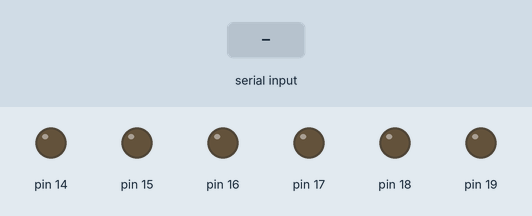
Bench run of a sketch on a simulated Arduino Uno, built with avr-gcc and run on an emulated ATmega328P. On the bench: output pins drawn as LEDs (lit = HIGH). The inputs (shaded band) are chosen by the test bench.

Above: at 1.2 s.
1.3 s: "a" received over Serial
At 2.3 s:
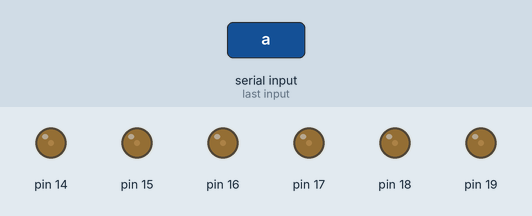
2.8 s: "c" received over Serial
At 4.0 s:
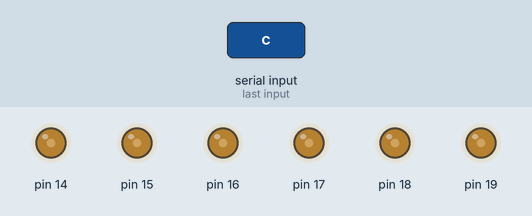
4.3 s: "1" received over Serial
At 5.2 s:
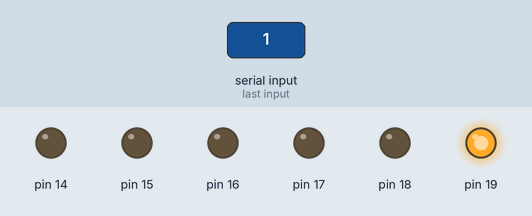
7.3 s: "b" received over Serial
At 7.7 s:
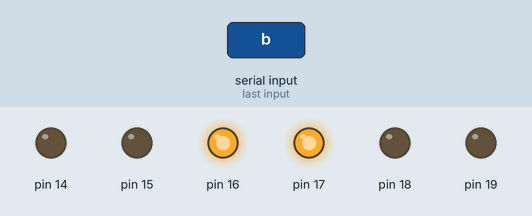
10.3 s: "d" received over Serial
At 11.7 s:
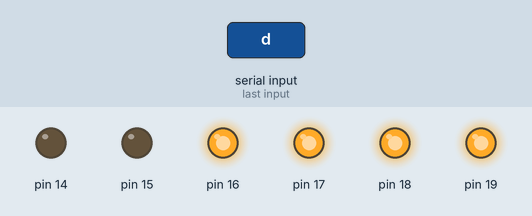
13.3 s: "2" received over Serial
Timing chart, 0 to 17.3 s (numbered marks = the images above; inputs shaded):
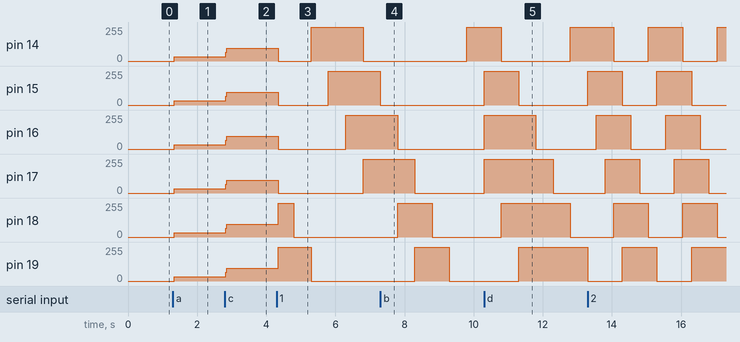

Measured:
- after the input at 1.3 s, pin 14–19: 0/255 → 32/255 at once
- after the input at 2.8 s, pin 14, pin 15, pin 17–19: 32/255 → 96/255 at once; pin 16: 32/255 → 95/255 at once
- after the input at 4.3 s, pin 14: 96/255 → 0/255 at once, → 255/255 0.96 s later, → 0/255 1.5 s later; pin 15: 96/255 → 0/255 at once, → 255/255 1.5 s later; pin 16: 95/255 → 0/255 at once, → 255/255 2.0 s later; pin 17: 96/255 → 0/255 at once, → 255/255 2.5 s later; pin 18: 96/255 → 255/255 at once, → 0/255 0.46 s later
- after the input at 7.3 s, pin 14: 0/255 → 255/255 after 2.5 s instead of 2.0 s; pin 15: goes on until 7.3 s, then stays 0/255
- after the input at 10.3 s, pin 19: 0/255 → 255/255 after 1.0 s instead of 2.0 s

The sketch:

Arduino_Programming.ino
```cpp
//------------------------------------------------------
// File name: Arduino_Programming
// YOUTUBE LINK: https://youtu.be/dHASlqc_Ezs
// Programmed by Gun-Hee Shin on Sep 2021
//------------------------------------------------------

//--------------------connect info-----------------
//   ATmega2560                 Peripheral Board
//      5V                             5V
//      GND                            GND
//      14                             LED1
//      15                             LED2
//      16                             LED3
//      17                             LED4
//      18                             LED5
//      19                             LED6
//      20                             LED7
//      21                             LED8
//-------------------------------------------------

//--------------------------------------------------------------abstract---------------------------------------------------------------
//The user changes the lighting method of the Peripheral Board according to the serial input of the variables "a, b, c, d, 1, 2, 3, 4".
//The variable "a, b, c, d" determines the number of LEDs to be lit, and the variable "1, 2, 3, 4" determines the lighting speed.
//--------------------------------------------------------------------------------------------------------------------------------------


char set1[8]={0x01,0x02,0x04,0x08,0x10,0x20,0x40,0x80};
char set2[8]={0x03,0x06,0x0C,0x18,0x30,0x60,0xC0,0x81};
char set3[8]={0x07,0x0E,0x1C,0x38,0x70,0xE0,0xc1,0x83};
char set4[8]={0x0F,0x1E,0x3C,0x78,0xF0,0xE1,0xC3,0x87};
char count=0;
char data=0;           // variables that receive serial data.
char data1=97;         // the variable receiving the variable "a,b,c,d", and the initial value is set to "a"
char data2=49;         // the variable that receives the variable "1, 2, 3, 4", and the initial value is set to "1"
char tempdata1=0;      // variables that save the previous variable value when there is no serial input ("a,b,c,d")
char tempdata2=0;      // variables that save the previous variable value when there is no serial input ("1,2,3,4")

void setup()
{
    for(int i=14;i<=21;i++) pinMode(i,OUTPUT);
    Serial.begin(115200);

}

void loop()
{
    if(Serial.available()>0)
    {
        data=Serial.read();
        if(data>=97&&data<=100) tempdata1= data; // if data is one of "a,b,c,d", save it to tempdata1
        else tempdata2=data;                     // if data is one of "1,2,3,4", save it to tempdata2

        data1=tempdata1;
        data2=tempdata2;
    }
    else
    {
        data1=tempdata1;                         // if there is no serial input in the buffer, data1 and data2 are used as data1 and data2 of the previous loop
        data2=tempdata2;
    }

    if(data1==97) for(int i=0; i<8;i++) digitalWrite(i+14,set1[count]& 1<<i);        // data1 = 'a'
    else if(data1==98) for(int i=0; i<8;i++) digitalWrite(i+14,set2[count]& 1<<i);   // data1 = 'b'
    else if(data1==99) for(int i=0; i<8;i++) digitalWrite(i+14,set3[count]& 1<<i);   // data1 = 'c'
    else if(data1==100) for(int i=0; i<8;i++) digitalWrite(i+14,set4[count]& 1<<i);  // data1 = 'd'
    count++;
    if(count==8) count=0;


    if(data2==49) delay(500);       // data2 = '1'
    else if (data2==50) delay(250); // data2 = '2'
    else if (data2==51) delay(125); // data2 = '3'
    else if (data2==52) delay(62);  // data2 = '4'
}
```
